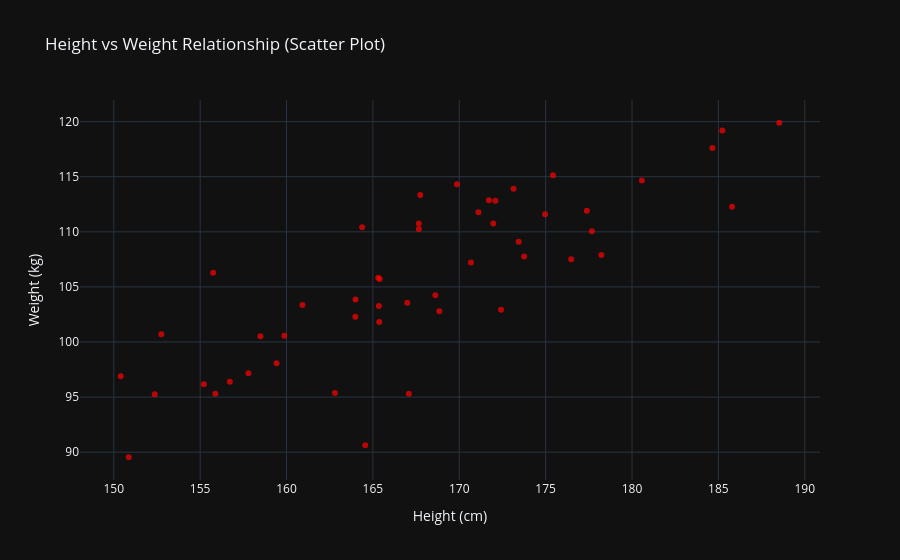

Notebook source saved alongside this figure:
### Markdown cell above
# Scatter Plot

### Code cell
# To visualize the relationship or correlation between two continuous variables.

# Generate random data
np.random.seed(42)
height = np.random.normal(170, 10, 50)
weight = height * 0.6 + np.random.normal(5, 5, 50)

fig = px.scatter(
    x=height,
    y=weight,
    color_discrete_sequence=["red"],
    opacity=0.7,
    title="Height vs Weight Relationship (Scatter Plot)",
    labels={"x": "Height (cm)", "y": "Weight (kg)"},
)
fig.update_layout(xaxis=dict(showgrid=True), yaxis=dict(showgrid=True))
fig.show()

### Figure 1 — Plotly figure (JSON) as saved in the notebook; plotly's stock layout.template omitted (floating-point values rounded to 4 significant figures)
{"data": [{"hovertemplate": "Height (cm)=%{x}<br>Weight (kg)=%{y}<extra></extra>", "legendgroup": "", "marker": {"color": "red", "opacity": 0.7, "symbol": "circle"}, "mode": "markers", "name": "", "orientation": "v", "showlegend": false, "x": [175.0, 168.6, 176.5, 185.2, 167.7, 167.7, 185.8, 177.7, 165.3, 175.4, 165.4, 165.3, 172.4, 150.9, 152.8, 164.4, 159.9, 173.1, 160.9, 155.9, 184.7, 167.7, 170.7, 155.8, 164.6, 171.1, 158.5, 173.8, 164.0, 167.1, 164.0, 188.5, 169.9, 159.4, 178.2, 157.8, 172.1, 150.4, 156.7, 172.0, 177.4, 171.7, 168.8, 167.0, 155.2, 162.8, 165.4, 180.6, 173.4, 152.4], "xaxis": "x", "y": [111.6, 104.2, 107.5, 119.2, 110.8, 110.3, 112.3, 110.1, 105.8, 115.1, 101.8, 103.3, 102.9, 89.54, 100.7, 110.4, 100.6, 113.9, 103.4, 95.3, 117.6, 113.3, 107.2, 106.3, 90.63, 111.8, 100.5, 107.8, 103.9, 95.31, 102.3, 119.9, 114.3, 98.06, 107.9, 97.17, 112.8, 96.89, 96.38, 110.7, 111.9, 112.9, 102.8, 103.6, 96.17, 95.36, 105.7, 114.6, 109.1, 95.25], "yaxis": "y", "type": "scatter"}], "layout": {"xaxis": {"anchor": "y", "domain": [0.0, 1.0], "title": {"text": "Height (cm)"}, "showgrid": true}, "yaxis": {"anchor": "x", "domain": [0.0, 1.0], "title": {"text": "Weight (kg)"}, "showgrid": true}, "legend": {"tracegroupgap": 0}, "title": {"text": "Height vs Weight Relationship (Scatter Plot)"}}}
